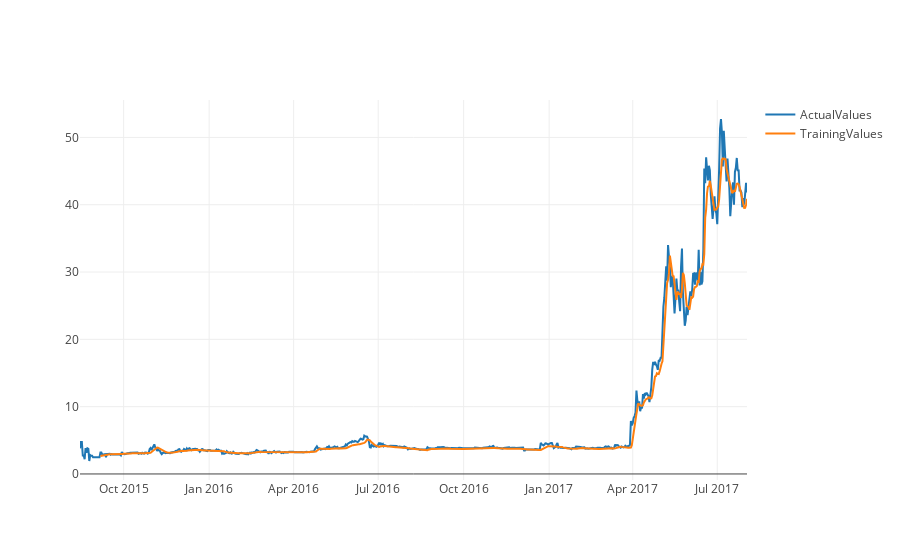

The code cell stored with this chart in its notebook:
### Code cell
USDT_LTC = nextDayPrediction('USDT_LTC', 'poloniex')

### Figure 1 — Plotly figure (JSON) as saved in the notebook; plotly's stock layout.template omitted (floating-point values rounded to 4 significant figures; data arrays with more than 128 entries replaced by an {"elided": "..."} marker saying what was removed)
{"data": [{"name": "ActualValues", "type": "scatter", "x": {"elided": "719 str values"}, "y": {"elided": "719 float values"}}, {"name": "TrainingValues", "type": "scatter", "x": {"elided": "719 str values"}, "y": {"elided": "719 float values"}}], "layout": {}}
